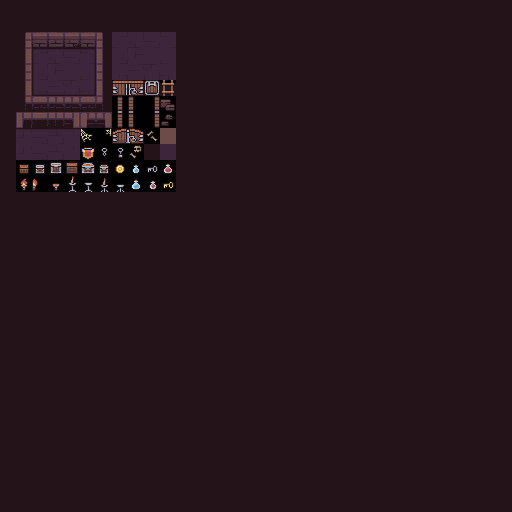

A 2D game scene composited from a Tiled map and its tileset images. What follows is a short description and the map's XML, with every tile layer's data as written:
An orthogonal 32x32 tile map with 16x16 px tiles, 1 tile layer (Tile Layer 1), 2 tilesets.

<map version="1.0" tiledversion="1.0.3" orientation="orthogonal" renderorder="right-down" width="32" height="32" tilewidth="16" tileheight="16" nextobjectid="1">
 <tileset firstgid="1" name="dungeon" tilewidth="16" tileheight="16" tilecount="100" columns="10">
  <image source="dungeon.png" width="160" height="160" />
 </tileset>
 <tileset firstgid="101" name="char" tilewidth="16" tileheight="16" tilecount="28" columns="7">
  <image source="char.png" width="112" height="64" />
 </tileset>
 <layer name="Tile Layer 1" width="32" height="32">
  <data encoding="csv">
79,79,79,79,79,79,79,79,79,79,79,79,79,79,79,79,79,79,79,79,79,79,79,79,79,79,79,79,79,79,79,79,
79,79,79,79,79,79,79,79,79,79,79,79,79,79,79,79,79,79,79,79,79,79,79,79,79,79,79,79,79,79,79,79,
79,1,2,3,4,5,6,7,8,9,10,79,79,79,79,79,79,79,79,79,79,79,79,79,79,79,79,79,79,79,79,79,
79,11,12,13,14,15,16,17,18,19,20,79,79,79,79,79,79,79,79,79,79,79,79,79,79,79,79,79,79,79,79,79,
79,21,22,23,24,25,26,27,28,29,30,79,79,79,79,79,79,79,79,79,79,79,79,79,79,79,79,79,79,79,79,79,
79,31,32,33,34,35,36,37,38,39,40,79,79,79,79,79,79,79,79,79,79,79,79,79,79,79,79,79,79,79,79,79,
79,41,42,43,44,45,46,47,48,49,50,79,79,79,79,79,79,79,79,79,79,79,79,79,79,79,79,79,79,79,79,79,
79,51,52,53,54,55,56,57,58,59,60,79,79,79,79,79,79,79,79,79,79,79,79,79,79,79,79,79,79,79,79,79,
79,61,62,63,64,65,66,67,68,69,70,79,79,79,79,79,79,79,79,79,79,79,79,79,79,79,79,79,79,79,79,79,
79,71,72,73,74,75,76,77,78,79,80,79,79,79,79,79,79,79,79,79,79,79,79,79,79,79,79,79,79,79,79,79,
79,81,82,83,84,85,86,87,88,89,90,79,79,79,79,79,79,79,79,79,79,79,79,79,79,79,79,79,79,79,79,79,
79,91,92,93,94,95,96,97,98,99,100,79,79,79,79,79,79,79,79,79,79,79,79,79,79,79,79,79,79,79,79,79,
79,79,79,79,79,79,79,79,79,79,79,79,79,79,79,79,79,79,79,79,79,79,79,79,79,79,79,79,79,79,79,79,
79,79,79,79,79,79,79,79,79,79,79,79,79,79,79,79,79,79,79,79,79,79,79,79,79,79,79,79,79,79,79,79,
79,79,79,79,79,79,79,79,79,79,79,79,79,79,79,79,79,79,79,79,79,79,79,79,79,79,79,79,79,79,79,79,
79,79,79,79,79,79,79,79,79,79,79,79,79,79,79,79,79,79,79,79,79,79,79,79,79,79,79,79,79,79,79,79,
79,79,79,79,79,79,79,79,79,79,79,79,79,79,79,79,79,79,79,79,79,79,79,79,79,79,79,79,79,79,79,79,
79,79,79,79,79,79,79,79,79,79,79,79,79,79,79,79,79,79,79,79,79,79,79,79,79,79,79,79,79,79,79,79,
79,79,79,79,79,79,79,79,79,79,79,79,79,79,79,79,79,79,79,79,79,79,79,79,79,79,79,79,79,79,79,79,
79,79,79,79,79,79,79,79,79,79,79,79,79,79,79,79,79,79,79,79,79,79,79,79,79,79,79,79,79,79,79,79,
79,79,79,79,79,79,79,79,79,79,79,79,79,79,79,79,79,79,79,79,79,79,79,79,79,79,79,79,79,79,79,79,
79,79,79,79,79,79,79,79,79,79,79,79,79,79,79,79,79,79,79,79,79,79,79,79,79,79,79,79,79,79,79,79,
79,79,79,79,79,79,79,79,79,79,79,79,79,79,79,79,79,79,79,79,79,79,79,79,79,79,79,79,79,79,79,79,
79,79,79,79,79,79,79,79,79,79,79,79,79,79,79,79,79,79,79,79,79,79,79,79,79,79,79,79,79,79,79,79,
79,79,79,79,79,79,79,79,79,79,79,79,79,79,79,79,79,79,79,79,79,79,79,79,79,79,79,79,79,79,79,79,
79,79,79,79,79,79,79,79,79,79,79,79,79,79,79,79,79,79,79,79,79,79,79,79,79,79,79,79,79,79,79,79,
79,79,79,79,79,79,79,79,79,79,79,79,79,79,79,79,79,79,79,79,79,79,79,79,79,79,79,79,79,79,79,79,
79,79,79,79,79,79,79,79,79,79,79,79,79,79,79,79,79,79,79,79,79,79,79,79,79,79,79,79,79,79,79,79,
79,79,79,79,79,79,79,79,79,79,79,79,79,79,79,79,79,79,79,79,79,79,79,79,79,79,79,79,79,79,79,79,
79,79,79,79,79,79,79,79,79,79,79,79,79,79,79,79,79,79,79,79,79,79,79,79,79,79,79,79,79,79,79,79,
79,79,79,79,79,79,79,79,79,79,79,79,79,79,79,79,79,79,79,79,79,79,79,79,79,79,79,79,79,79,79,79,
79,79,79,79,79,79,79,79,79,79,79,79,79,79,79,79,79,79,79,79,79,79,79,79,79,79,79,79,79,79,79,79
</data>
 </layer>
</map>
